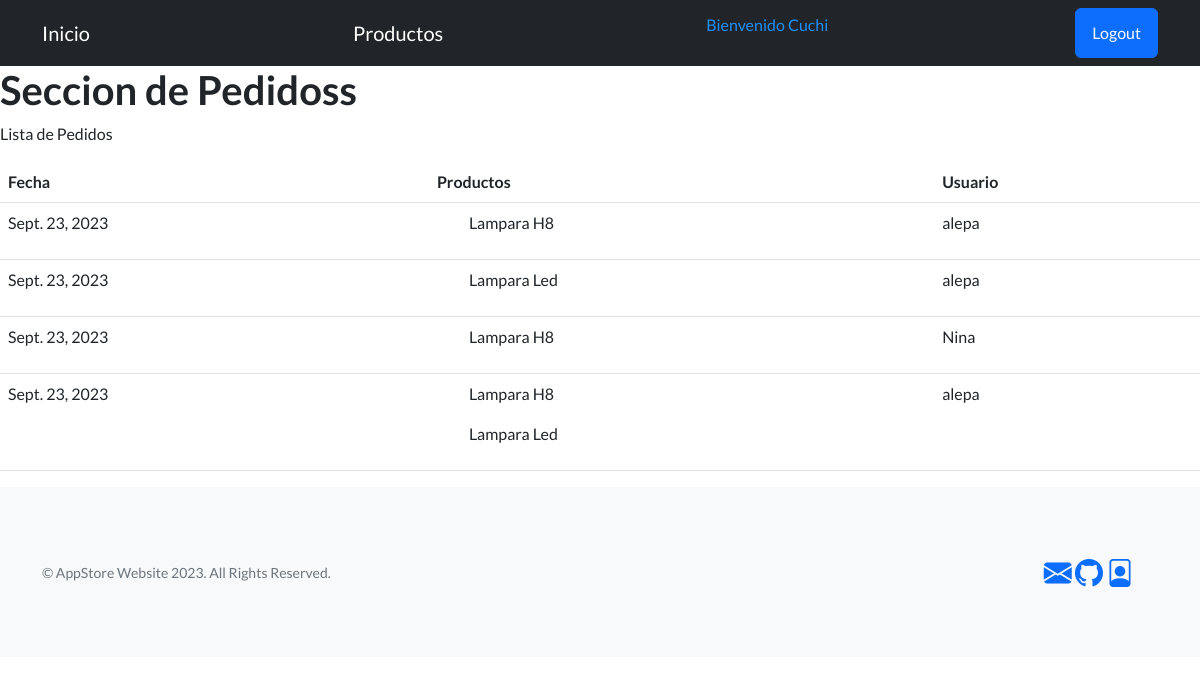
/app-store/pedidos/ (signed in), run on the app's committed database.
### AppStore/models.py (models this page shows, shortened)
class Pedido(models.Model):
    fecha = models.DateField(auto_now_add=True)
    productos = models.ManyToManyField(Producto)
    user = models.ForeignKey(User, on_delete=models.CASCADE , null=True)

class Producto(models.Model):
    nombre = models.CharField(max_length=30)
    tipo= models.CharField(max_length=30)
    modelo = models.CharField(max_length=30)
    descripcion= models.CharField(max_length=30)

### AppStore/views.py (the view)
# urls.py: path('pedidos/', pedidos ,name='Pedidos'),
def pedidos(req):
    pedidos = Pedido.objects.all()
    return render(req,"pedidos.html" , {"pedidos": pedidos })

### AppStore/templates/pedidos.html (shortened to what this page needs)
{% extends 'main.html' %}
{% block bloqueMutable %}
            <h1>Seccion de Pedidoss</h1>
            <p>
                Lista de Pedidos
            </p>
            <table class="table">
              <thead>
                  <tr>
                      <th scope="col">Fecha</th>
                      <th scope="col">Productos</th>
                      <th scope="col">Usuario</th>
                  </tr>
              </thead>
              <tbody>
                  {% for pedido in pedidos %}
                  <tr>
                    <td>{{ pedido.fecha }}</td>
                    <td>
                        {% for prod in pedido.productos.all%}
                        <ul>{{ prod.nombre}} </ul>
                        {% endfor %}
                    </td>
                    <td>{{ pedido.user }}</td>
                  </tr>
                  {% endfor %}
              </tbody>
          </table>
{% endblock bloqueMutable %}

### AppStore/templates/navbar.html (shortened to what this page needs)
<nav class="navbar navbar-dark bg-dark static-top">
    <div class="container">
        <a class="navbar-brand" href="{% url 'Inicio' %}">Inicio</a>
        {% if user.is_authenticated %}
        <a class="navbar-brand" href="{% url 'Productos' %}">Productos</a>
        <p style="color:DodgerBlue;">Bienvenido {{user.username}}</p>
        <a class="btn btn-primary" href="{% url 'Logout' %}">Logout</a>
    {% else %}
        <a class="btn btn-primary" href="{% url 'Login' %}">Login</a>
    {% endif %}
    </div>
</nav>

### data on the page
Pedido: fecha "Sept. 23, 2023", user "alepa"
Producto: nombre "Lampara H8"
Pedido: fecha "Sept. 23, 2023", user "alepa"
Producto: nombre "Lampara Led"
Pedido: fecha "Sept. 23, 2023", user "Nina"
Pedido: fecha "Sept. 23, 2023", user "alepa"

### other printed values
{{ user.username }} "Cuchi"
